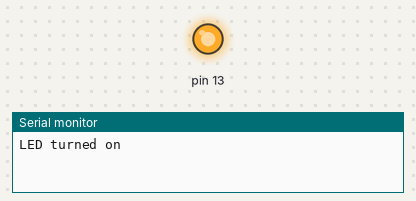
Simulated run of this sketch. Board: Arduino Uno, built with avr-gcc and run on an emulated ATmega328P. Shown: output pins drawn as LEDs (lit = HIGH), the last lines printed to the serial monitor.

Above: at 2.5 s.
At 6.0 s:
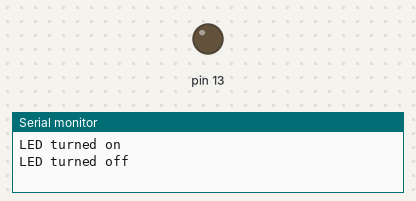
Timing chart, 0 to 9.1 s (numbered marks = the images above):
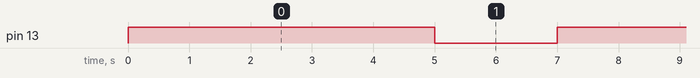

The sketch:

blinkLED_and_print_when_it_turns_off.ino
```cpp
void setup() {
  Serial.begin(9600);
  pinMode(13, OUTPUT);

}

void ledCheck(int pin){

  if(digitalRead(pin) == HIGH){
    Serial.println("LED turned on");
  }

  if(digitalRead(pin) == LOW){
    Serial.println("LED turned off");
  }
}

void loop() {
  digitalWrite(13, HIGH);
  ledCheck(13);
  delay(5000);

  digitalWrite(13,LOW);
  ledCheck(13);
  delay(2000);

}
```

Measured:
- by itself, pin 13: alternates HIGH for 5.0 s and LOW for 2.0 s
